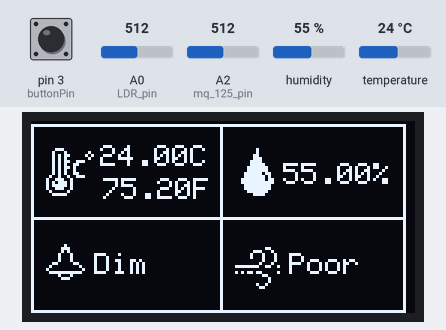
This sketch was run on a simulated Arduino Uno, built with avr-gcc and run on an emulated ATmega328P. On the bench: 128×64 one-colour display. The inputs (shaded band) are chosen by the test bench; at power-on: pin 3 (buttonPin) HIGH, humidity 55 %, temperature 24 °C, A0 (LDR_pin) = 512, A2 (mq_125_pin) = 512.

Above: at 4.7 s.
4.8 s: pin 3 (buttonPin) pulled LOW for 1 s
At 6.5 s:
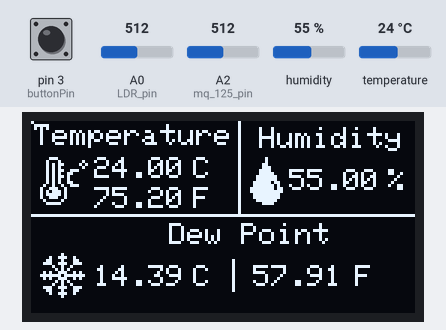
7.4 s: humidity set to 22 %
At 10.1 s:
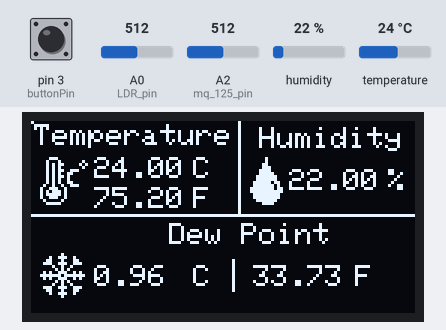
10.4 s: temperature set to 12 °C
At 12.5 s:
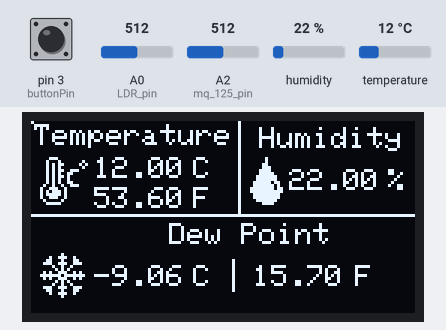
13.4 s: pin 3 (buttonPin) pulled LOW for 1 s
At 15.2 s:
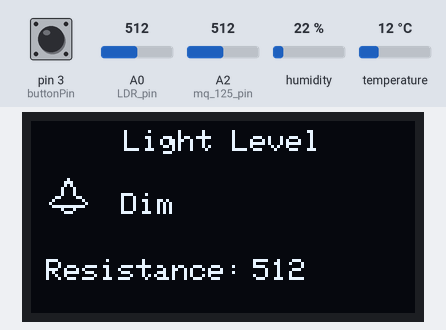
15.9 s: A0 (LDR_pin) set to 490
At 18.7 s:
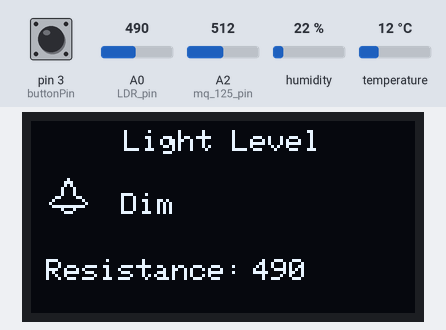
19.0 s: A0 (LDR_pin) set to 410
At 21.0 s:
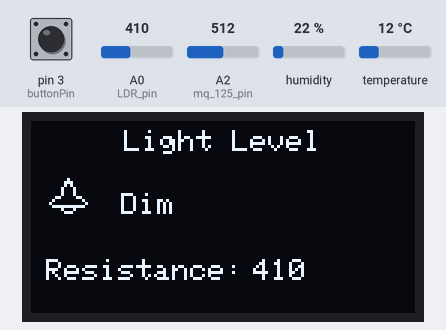
22.0 s: A0 (LDR_pin) set to 392
Timing chart, 0 to 25.0 s (numbered marks = the images above; inputs shaded):
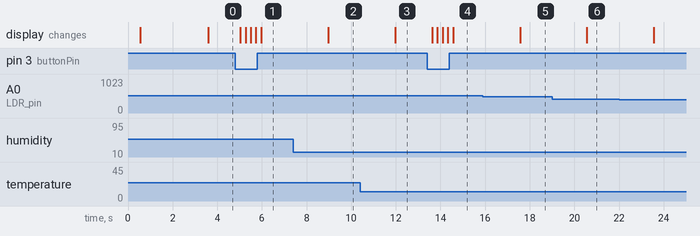

Measured:
- after the input at 4.8 s, the display: changes after 0.24 s (image 1)
- after the input at 7.4 s, the display: changes after 1.6 s (image 2)
- after the input at 10.4 s, the display: changes after 1.6 s (image 3)
- after the input at 13.4 s, the display: changes after 0.23 s (image 4)
- after the input at 15.9 s, the display: changes after 1.7 s (image 5)
- after the input at 19.0 s, the display: changes after 1.6 s (image 6)

The sketch:

enviro_monitor_firmware.ino
```cpp
#include <Wire.h>
#include <Adafruit_GFX.h>
#include <Adafruit_SSD1306.h>
#include "DHT.h"

// oled screen screen dimensions
#define SCREEN_WIDTH 128
#define SCREEN_HEIGHT 64
#define OLED_RESET -1

// dht sensor pin, type and object
#define DHTPIN 2
#define DHTTYPE DHT22
DHT dht(DHTPIN, DHTTYPE);

// light dependent resistor pin
const int LDR_pin = A0;

// Air quality sensor pin
const int mq_125_pin = A2;

// digital pin for button
const int buttonPin = 3;
int buttonState = 0;

// sensor update frequency
unsigned long last_sensor_update = 0;
const unsigned long sensor_interval = 3000; // 2 seconds in millisecond

Adafruit_SSD1306 display(SCREEN_WIDTH, SCREEN_HEIGHT, &Wire, OLED_RESET);

// graphical icons bit map
static const unsigned char PROGMEM image_download_1_bits[] = {0x04,0x00,0x04,0x00,0x0c,0x00,0x0e,0x00,0x1e,0x00,0x1f,0x00,0x3f,0x80,0x3f,0x80,0x7e,0xc0,0x7f,0x40,0xff,0x60,0xff,0xe0,0x7f,0xc0,0x7f,0xc0,0x3f,0x80,0x0f,0x00};

static const unsigned char PROGMEM image_download_2_bits[] = {0x02,0x00,0x07,0x00,0x05,0x00,0x08,0x80,0x08,0x80,0x08,0x80,0x30,0x60,0x40,0x10,0x80,0x08,0x7f,0xf0,0x08,0x80,0x07,0x00,0x00,0x00,0x00,0x00,0x00,0x00,0x00,0x00};

static const unsigned char PROGMEM image_download_3_bits[] = {0x00,0x00,0x00,0x00,0x00,0x30,0x03,0x88,0x04,0x44,0x04,0x44,0x00,0x44,0x00,0x88,0xff,0x32,0x00,0x00,0xad,0x82,0x00,0x60,0x00,0x10,0x00,0x10,0x01,0x20,0x00,0xc0};

static const unsigned char PROGMEM image_download_bits[] = {0x1c,0x00,0x22,0x02,0x2b,0x05,0x2a,0x02,0x2b,0x38,0x2a,0x60,0x2b,0x40,0x2a,0x40,0x2a,0x60,0x49,0x38,0x9c,0x80,0xae,0x80,0xbe,0x80,0x9c,0x80,0x41,0x00,0x3e,0x00};

static const unsigned char PROGMEM image_weather_frost_bits[] = {0x01,0x00,0x13,0x90,0x31,0x18,0x73,0x9c,0x09,0x20,0x05,0x40,0x53,0x94,0xfe,0xfe,0x53,0x94,0x05,0x40,0x09,0x20,0x73,0x9c,0x31,0x18,0x13,0x90,0x01,0x00,0x00,0x00};

// screen view selection state
int view = 0;

void splash_screen() {
  display.clearDisplay();
  delay(500);
  display.setCursor(0, 25);
  display.setTextSize(2);
  display.println("Booting...");
  display.display();
  delay(3000);
  display.clearDisplay();
}


void setup() {
  // put your setup code here, to run once:
  Serial.begin(9600);
  if(!display.begin(SSD1306_SWITCHCAPVCC, 0X3C)) {
    Serial.println("SSD1306 allocation failed");
    for(;;);
  }

  dht.begin();
  pinMode(buttonPin, INPUT);

  display.clearDisplay();
  display.setTextColor(WHITE);
  splash_screen();
  display.setTextSize(1);
}

void loop() {
  buttonState = digitalRead(buttonPin);

  // button interrupt
  if(buttonState == LOW) {
    delay(200);

    if(view > 2) {
      view = 0;
    }

    else {
      view++;
    }

    last_sensor_update = 0;
  }

  if(millis() - last_sensor_update >= sensor_interval) {
    last_sensor_update = millis();

    if(view == 0) {
      enviroment_data_overview();
    }

    else if(view == 1) {
      display_temp_humidity();
    }

    else if(view == 2) {
      display_light_level();
    }

    else if(view == 3) {
      display_air_quality();
    }
  }

}


float convert_to_fareheight(float temp_in_C) {
  return temp_in_C * 1.8 + 32;
}

float calculate_dew_point(float temp_in_C, float humidity) {
  const float A = 17.27;
  const float B = 237.7;

  float alpha = (A * temp_in_C) / (B + temp_in_C) + log(humidity / 100.0);

  return (B * alpha) / (A - alpha);
}

/**
  Only displays temperature and humidity data for a focused view
*/
void display_temp_humidity() {
  const float temp_in_celsius = dht.readTemperature();
  const float temp_in_fahrenheit = dht.readTemperature(true);
  const float humidity = dht.readHumidity();
  const float dew_point_in_celsius = calculate_dew_point(temp_in_celsius, humidity);

 display.clearDisplay();

  // Layer 1
  display.setTextColor(1);
  display.setTextWrap(false);
  display.setCursor(1, 1);
  display.print("Temperature");

  // download
  display.drawBitmap(3, 12, image_download_bits, 16, 16, 1);

  // Layer 3
  display.setCursor(21, 12);
  display.print(temp_in_celsius, 2);

  // Layer 5
  display.setCursor(21, 22);
  display.print(temp_in_fahrenheit, 2);

  // Layer 6
  display.setCursor(76, 2);
  display.print("Humidity");

  // download
  display.drawBitmap(73, 12, image_download_1_bits, 11, 16, 1);

  // Layer 8
  display.setCursor(86, 16);
  display.print(humidity);

  // Layer 9
  display.setCursor(46, 34);
  display.print("Dew Point");

  // Layer 11
  display.drawLine(0, 0, 0, 0, 1);

  // Layer 13
  display.setCursor(21, 48);
  display.print(dew_point_in_celsius);

  // weather_frost
  display.drawBitmap(3, 44, image_weather_frost_bits, 15, 16, 1);

  // Layer 13
  display.setCursor(74, 48);
  display.print(convert_to_fareheight(dew_point_in_celsius), 2);

  // Layer 14
  display.drawLine(0, 31, 128, 31, 1);

  // Layer 14
  display.drawLine(69, 0, 69, 30, 1);

  // Layer 15
  display.drawLine(67, 46, 67, 56, 1);

  // Layer 16
  display.setCursor(54, 48);
  display.print("C");

  // Layer 17
  display.setCursor(108, 48);
  display.print("F");

  // Layer 18
  display.setCursor(119, 16);
  display.print("%");

  // Layer 19
  display.setCursor(54, 12);
  display.print("C");

  // Layer 20
  display.setCursor(54, 22);
  display.print("F");

  display.display();
}

/**
  Only displays light level data for a focused view
*/

void display_light_level() {
  String light_level_message = categorize_light_level();
  const int light_level = analogRead(LDR_pin);

  display.clearDisplay();

  // Layer 1
  display.setTextColor(1);
  display.setTextWrap(false);
  display.setCursor(31, 3);
  display.print("Light Level");

  // Layer 3
  display.setCursor(30, 24);
  display.print(light_level_message);

  // lamp_on
  display.drawBitmap(6, 19, image_download_2_bits, 13, 16, 1);

  // Layer 4
  display.setCursor(5, 46);
  display.print("Resistance:");

  // Layer 5
  display.setCursor(74, 46);
  display.print(light_level);

  display.display();
}

/**
  Only displays air quality data for a focused view
*/
void display_air_quality() {
  String air_quality_message = categorize_air_quality_level();
  const int air_quality_level = analogRead(mq_125_pin);

  display.clearDisplay();

  // Layer 1
  display.setTextColor(1);
  display.setTextWrap(false);
  display.setCursor(19, 2);
  display.print("Air Quality Level");

  // Layer 3
  display.setCursor(30, 25);
  display.print(air_quality_message);

  // Layer 4
  display.setCursor(5, 46);
  display.print("Resistance:");

  // Layer 5
  display.setCursor(74, 46);
  display.print(air_quality_level);

  // weather_wind
  display.drawBitmap(5, 20, image_download_3_bits, 15, 16, 1);

  display.display();
}

String categorize_air_quality_level() {
  const int air_quality_level = analogRead(mq_125_pin);

  if(air_quality_level <= 300) {
    return "Good";
  }

  else if(air_quality_level <= 500) {
    return "Normal";
  }

  else if(air_quality_level <= 700) {
    return "Poor";
  }

  else if(air_quality_level <= 900) {
    return "Bad";
  }

  else {
    return "toxic";
  }
}

String categorize_light_level() {
  const int light_level = analogRead(LDR_pin);

  if(light_level >= 800) {
    return "Dark";
  }

  else if(light_level >= 400) {
    return "Dim";
  }

  else {
    return "Bright";
  }
}

/**
  Reads sensor data & updates the screen with new data
  Using dht22, LDR and MQ-126 sensor for enviroment read
  Displays to oled display for easy visualization
*/

void enviroment_data_overview() {
  const float temp_in_celsius = dht.readTemperature();
  const float temp_in_fahrenheit = dht.readTemperature(true);
  const float humidity = dht.readHumidity();
  String light_level_message = categorize_light_level();
  String air_quality_message = categorize_air_quality_level();


  display.clearDisplay();

  // Layer 2
  display.drawRect(0, 1, 125, 63, 1);

  // Layer 3
  display.drawLine(63, 1, 63, 64, 1);

  // Layer 3
  display.drawLine(1, 32, 124, 32, 1);

  // download
  display.drawBitmap(5, 9, image_download_bits, 16, 16, 1);

  // Layer 5
  display.setTextColor(1);
  display.setTextWrap(false);
  display.setCursor(23, 8);
  display.print(temp_in_celsius);
  display.println(F("C"));

  // Layer 6
  display.setCursor(24, 19);
  display.print(temp_in_fahrenheit);
  display.println(F("F"));

  // download
  display.drawBitmap(70, 9, image_download_1_bits, 11, 16, 1);

  // Layer 8
  display.setCursor(84, 14);
  display.print(humidity);
  display.println("%");

  // download
  display.drawBitmap(5, 41, image_download_2_bits, 13, 16, 1);

  // Layer 10
  display.setCursor(21, 44);
  display.print(light_level_message);

  // download
  display.drawBitmap(68, 40, image_download_3_bits, 15, 16, 1);

  // Layer 12
  display.setCursor(86, 44);
  display.print(air_quality_message);

  display.display();

}
```
